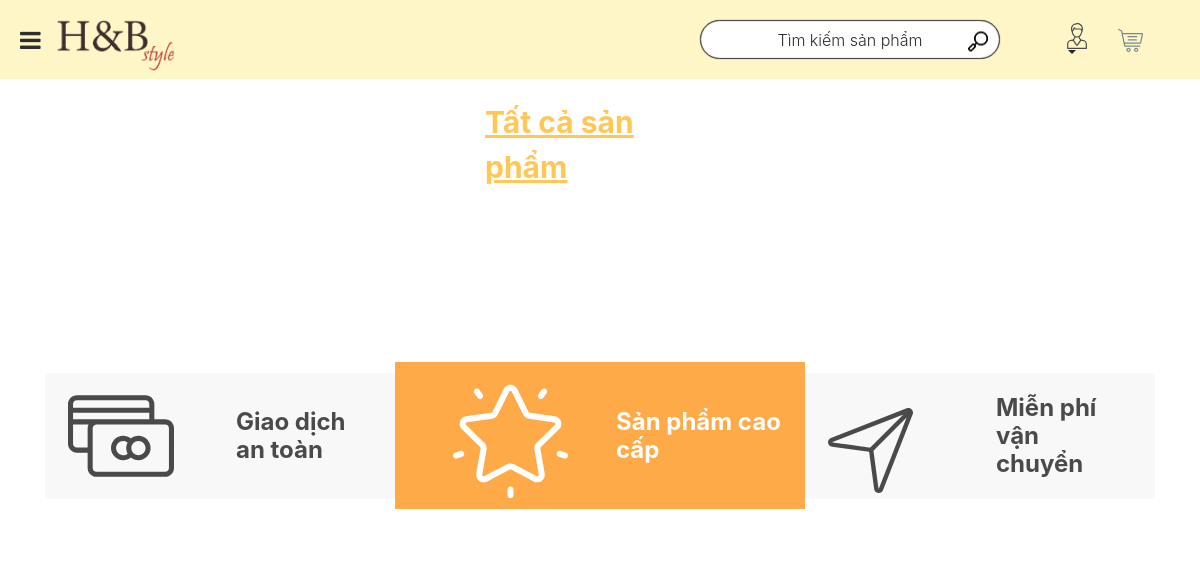
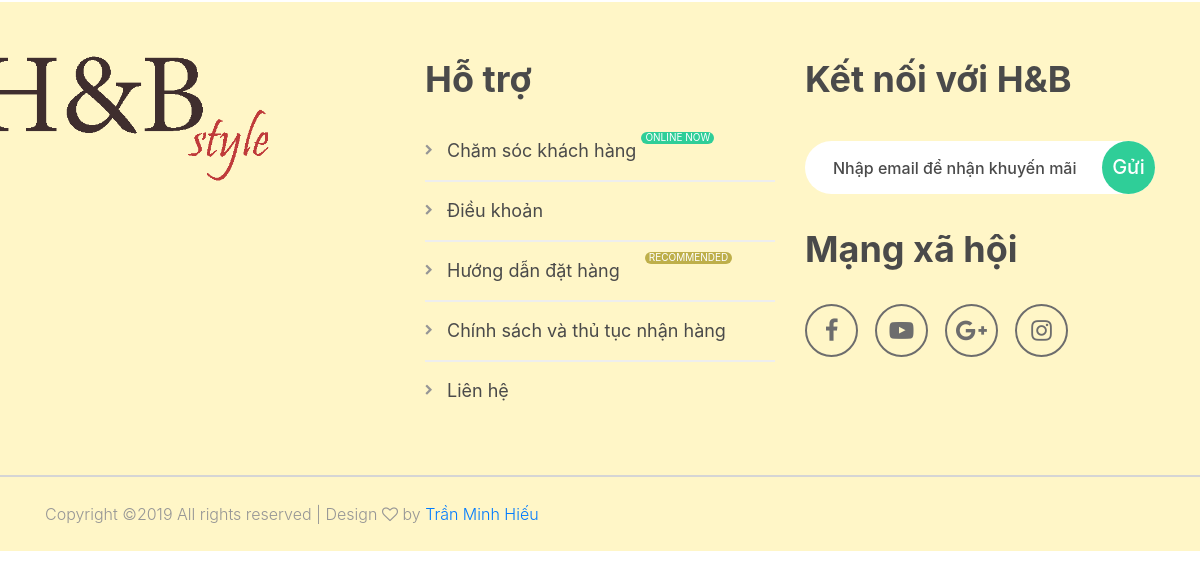
The page /index.php?pg=32 on the database as committed earlier (2 pictures, top to bottom).
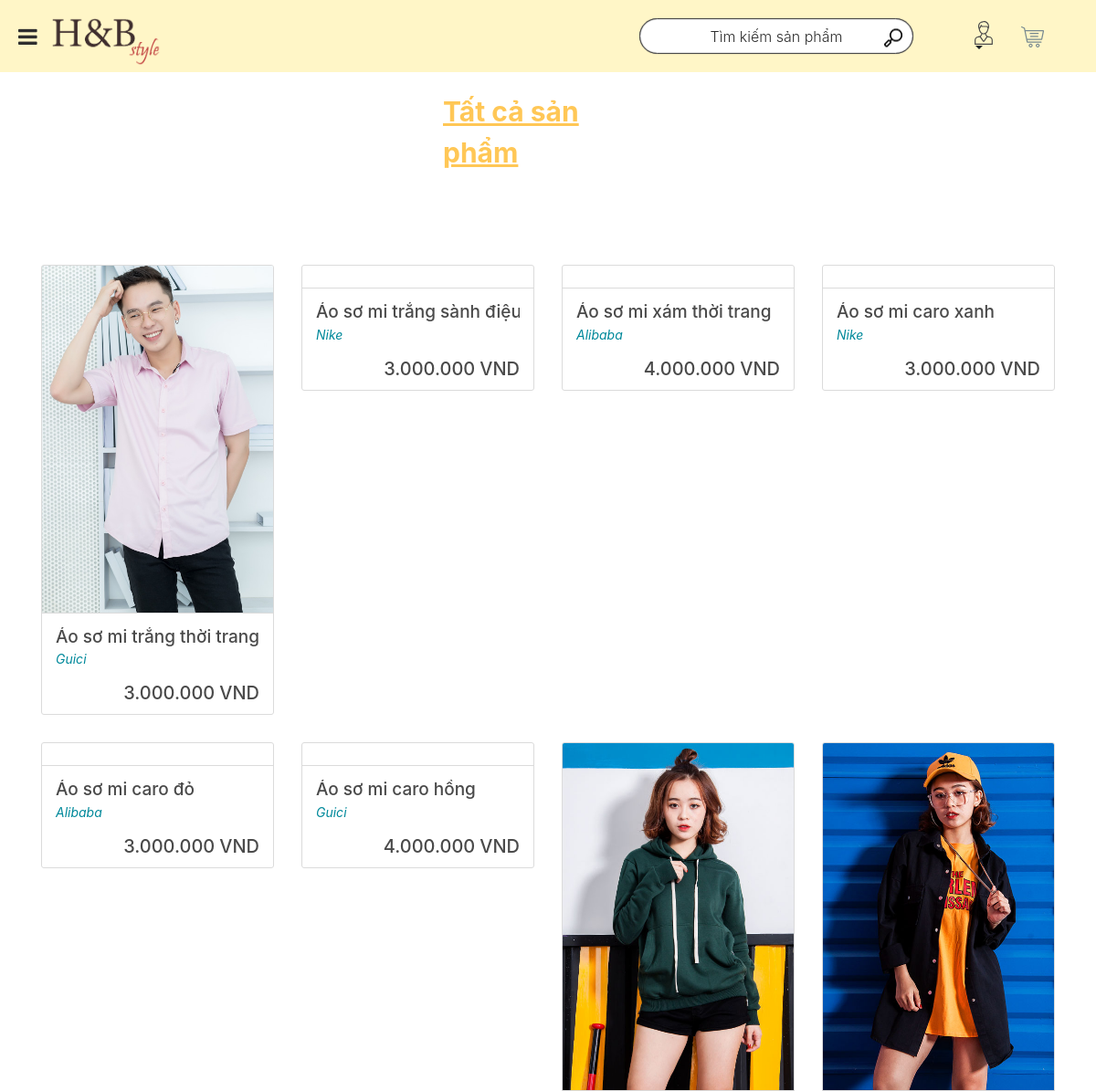
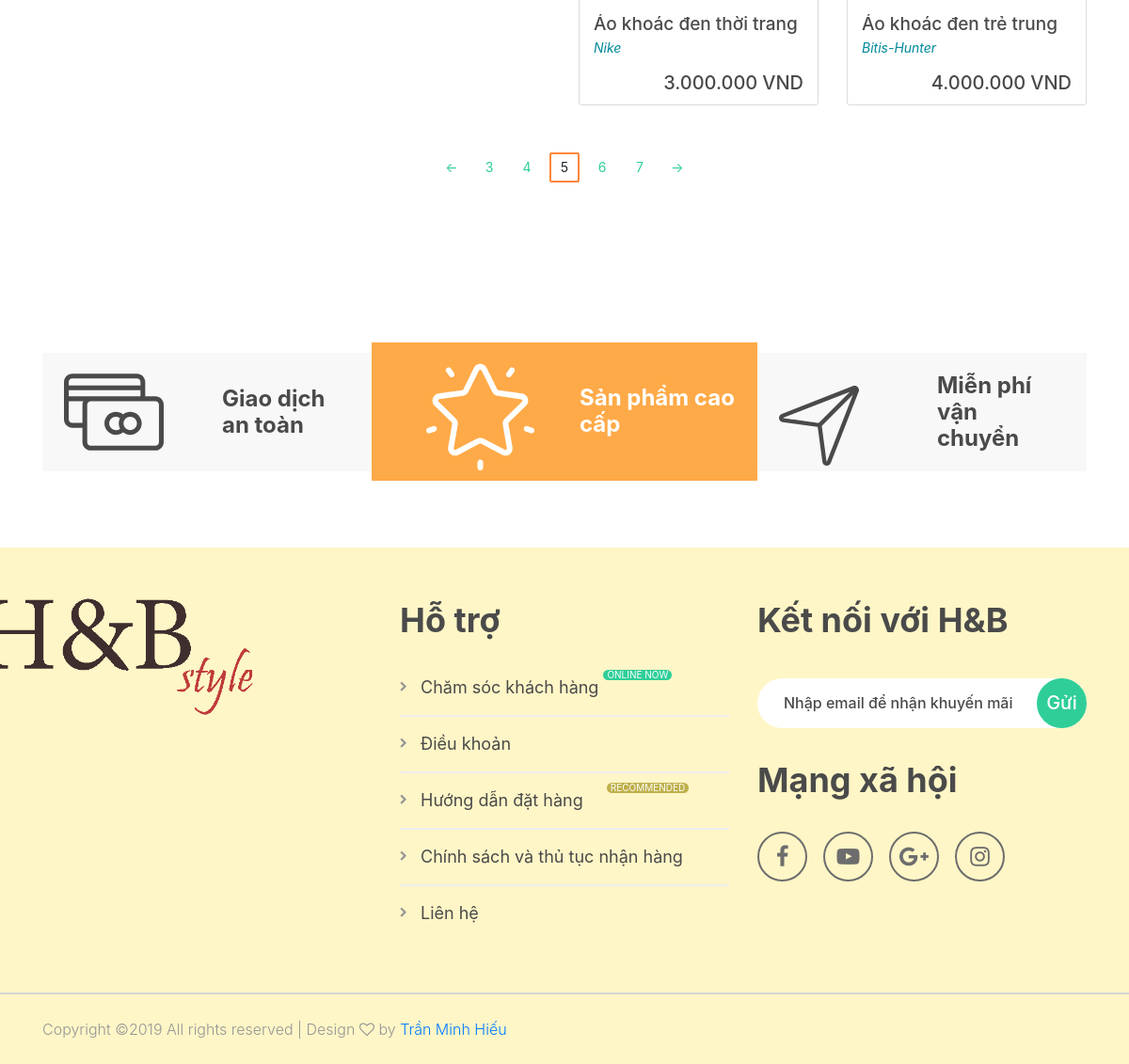
The same page on the database as committed later (2 pictures, top to bottom).
### tables this page shows
CREATE TABLE `sanpham` (
  `MA` int(11) NOT NULL,
  `TEN_SANPHAM` varchar(50) NOT NULL,
  `THUONGHIEU` varchar(40) NOT NULL,
  `GIA` int(11) NOT NULL,
  `GIA_CU` int(11) NOT NULL,
  `MA_LOAI` varchar(15) NOT NULL,
  `ANH` text NOT NULL,
  `ANH_CHI_TIET` text NOT NULL,
  `SO_LUONG` int(13) NOT NULL
);

### load_trangchu.php (the view, shortened to what this page needs)
<?php
     $page = (isset($_GET['pg']) == true) ? $_GET['pg'] : 0;
     $conn = create_connect();
     $sql = "SELECT * FROM sanpham  LIMIT ".$page." , 8";
	 $result = $conn->query($sql);
	        echo  '<div class="products">
			             <div class="container">
			             <div style=" width:230px;margin:100px auto;font-size:30px;color:#FFC756;"><b><u>Tất cả sản phẩm</u></b></div>
			             ';
                if ($result->num_rows > 0) {
				    echo '<div class="row products_row">';
                    while($row = $result->fetch_assoc()) {
                        echo '<a href="product.php?idsanpham='.$row['MA'].'">
					<div class="col-xl-3 col-md-4">
						<div class="product">
							<div class="product_image"><img src="images/'.$row['ANH'].'" alt=""></div>
							<div class="product_content">
								<div class="info_sanpham">
									<div>
										<div>
											<div class="product_name"><a href="product.php?idsanpham='.$row['MA'].'"><div class="label">'.$row['TEN_SANPHAM'].'</div></a></div>
											<div class="thuonghieu"><a href="#">'.$row['THUONGHIEU'].'</a></div>
										</div>
									</div>
									   <div class="gia">
										<div class="product_price text-right"><span>'.str_replace(",",".",number_format($row['GIA'])).'</span>VND</div>
								        </div>
                                </div>
							</div>
						</div>
					</div>
                    </a>';
                        }
                     if($page/8 > 2){
                     $trangbatdau = ($page/8)-2;
                     }
                     else{
                        $trangbatdau = 0;
                     }
 	                   echo '</div>
                            <div class="row page_nav_row_1">
                            <div class="col">
                                <div class="page_nav_1">
                                    <ul class="d-flex flex-row align-items-start justify-content-center"><li><a href="index.php?pg='.($page-8).'"><-</a></li>';
                                        for($i = $trangbatdau; $i < ($trangbatdau+5) ; $i++){
                                            $vitri = ($i * 8);
                                            if($page == $vitri){
                                                echo '<li class="active"><a>' . ($i+1) . '</a></li>';
                                            }
                                            else{
                                                echo '<li><a href="index.php?pg='.$vitri.'">' . ($i+1) . '</a></li>';
                                            }
                                        }
                                    echo '<li><a href="index.php?pg='.($page+8).'">-></a></li></ul>
                                </div>
                            </div>
                        </div>
                         </div>
                    </div>';
                }
?>

### index.php (shortened to what this page needs)
<?php
        $formdangnhap = (isset($_GET['form_dangnhap'])) ? $formdangnhap = $_GET['form_dangnhap'] : null;
        $formdangky = (isset($_GET['form_dangky'])) ? $formdangky = $_GET['form_dangky'] : null;
        $form = (isset($_GET['form'])) ? $form = $_GET['form'] : null;
?>
<!DOCTYPE html>
<html lang="en">
<head>
<link rel="stylesheet" type="text/css" href="styles/bootstrap-4.1.2/bootstrap.min.css">
<link href="plugins/font-awesome-4.7.0/css/font-awesome.min.css" rel="stylesheet" type="text/css">
<link rel="stylesheet" type="text/css" href="plugins/OwlCarousel2-2.2.1/owl.carousel.css">
<link rel="stylesheet" type="text/css" href="plugins/OwlCarousel2-2.2.1/owl.theme.default.css">
<link rel="stylesheet" type="text/css" href="plugins/OwlCarousel2-2.2.1/animate.css">
<link rel="stylesheet" type="text/css" href="styles/main_styles.css">
<link rel="stylesheet" type="text/css" href="styles/responsive.css">
<link rel="stylesheet" type="text/css" href="vendor/bootstrap/css/bootstrap.min.css">
</head>
<body>
    <?php include('header.php'); ?>
   <div class="super_container_inner" id="ok3conde">
       <?php
       if($formdangnhap && $check_login != 'true') include('dangnhap.php');
       else if($formdangky) include('dangky.php');
       else if($form == 'sanpham')  include('loadsanpham.php');
       else {
    include('load_trangchu.php');
     }
       ?>
    </div>
    <?php
        include('feature.php');
        include('footer.php'); ?>
</body>
</html>

### header.php (shortened to what this page needs)
<div class="super_container">
	<header class="header">
		<div class="header_content d-flex flex-row align-items-center justify-content-start">
			<div class="hamburger"><i class="fa fa-bars" aria-hidden="true"></i></div>
			<div class="logo">
				<a href="#">
					<div class="d-flex flex-row align-items-center justify-content-start">
						<div style="padding-top: 12px"><a href="index.php"><img src="images/logohbshop.png" alt="" width="120px"></a></div>
					</div>
				</a>
			</div>
			<div class="header_right d-flex flex-row align-items-center justify-content-start ml-auto">
				<div class="header_search">
					<form action="#" method="get" onSubmit="return laySPTimKiem(this)" id="header_search_form">
						<input type="text" class="search_input" placeholder="Tìm kiếm sản phẩm" id="dl_timkiem" name="dl_timkiem" required="required">
						<button class="header_search_button"><img src="images/search.png" alt=""></button>
					</form>
				</div>
                <div class="dropdown">
				<div class="user dropdown-toggle" data-toggle="dropdown"><a href="#"><div><img src="images/user.svg" alt="https://www.flaticon.com/authors/freepik"></div></a></div>
                </div>
				<div class="cart"><a href="cart.php"><div><img class="svg" src="images/cart.svg" alt="https://www.flaticon.com/authors/freepik"></div></a></div>
			</div>
		</div>
	</header>
</div>

### feature.php
<div class="features">
	<div class="container">
		<div class="row">
			<div class="col-lg-4 feature_col">
				<div class="feature d-flex flex-row align-items-start justify-content-start">
					<div class="feature_left">
						<div class="feature_icon"><img src="images/icon_1.svg" alt=""></div>
					</div>
					<div class="feature_right d-flex flex-column align-items-start justify-content-center">
						<div class="feature_title">Giao dịch an toàn</div>
					</div>
				</div>
			</div>
			<div class="col-lg-4 feature_col">
				<div class="feature d-flex flex-row align-items-start justify-content-start">
					<div class="feature_left">
						<div class="feature_icon ml-auto mr-auto"><img src="images/icon_2.svg" alt=""></div>
					</div>
					<div class="feature_right d-flex flex-column align-items-start justify-content-center">
						<div class="feature_title">Sản phẩm cao cấp</div>
					</div>
				</div>
			</div>
			<div class="col-lg-4 feature_col">
				<div class="feature d-flex flex-row align-items-start justify-content-start">
					<div class="feature_left">
						<div class="feature_icon"><img src="images/icon_3.svg" alt="" style="max-width: 80%;"></div>
					</div>
					<div class="feature_right d-flex flex-column align-items-start justify-content-center">
						<div class="feature_title">Miễn phí vận chuyển</div>
					</div>
				</div>
			</div>
		</div>
	</div>
</div>

### footer.php
<footer class="footer">
			<div class="footer_content">
				<div class="container">
					<div class="row">
						<div class="col-lg-4 footer_col">
							<div class="footer_about">
								<div class="footer_logo">
									<a href="index.php">
										<div class="d-flex flex-row align-items-center justify-content-start">
											<div class="footer_logo_icon"><img src="images/logohbshop.png" alt=""></div>
										</div>
									</a>
								</div>
							</div>
						</div>
						<div class="col-lg-4 footer_col">
							<div class="footer_menu">
								<div class="footer_title">Hỗ trợ</div>
								<ul class="footer_list">
									<li>
										<a href="#"><div>Chăm sóc khách hàng<div class="footer_tag_1">online now</div></div></a>
									</li>
									<li>
										<a href="#"><div>Điều khoản</div></a>
									</li>
									<li>
										<a href="#"><div>Hướng dẫn đặt hàng<div class="footer_tag_2">recommended</div></div></a>
									</li>
									<li>
										<a href="#"><div>Chính sách và thủ tục nhận hàng</div></a>
									</li>
									<li>
										<a href="#"><div>Liên hệ</div></a>
									</li>
								</ul>
							</div>
						</div>
						<div class="col-lg-4 footer_col">
							<div class="footer_contact">
								<div class="footer_title">Kết nối với H&B</div>
								<div class="newsletter">
									<form action="#" id="newsletter_form" class="newsletter_form">
										<input type="email" class="newsletter_input" placeholder="Nhập email để nhận khuyến mãi" required="required">
										<button class="newsletter_button">Gửi</button>
									</form>
								</div>
								<div class="footer_social">
									<div class="footer_title">Mạng xã hội</div>
									<ul class="footer_social_list d-flex flex-row align-items-start justify-content-start">
										<li><a href="#"><i class="fa fa-facebook" aria-hidden="true"></i></a></li>
										<li><a href="#"><i class="fa fa-youtube-play" aria-hidden="true"></i></a></li>
										<li><a href="#"><i class="fa fa-google-plus" aria-hidden="true"></i></a></li>
										<li><a href="#"><i class="fa fa-instagram" aria-hidden="true"></i></a></li>
									</ul>
								</div>
							</div>
						</div>
					</div>
				</div>
			</div>
			<div class="footer_bar">
				<div class="container">
					<div class="row">
						<div class="col">
							<div class="footer_bar_content d-flex flex-md-row flex-column align-items-center justify-content-start">
								<div class="copyright order-md-1 order-2">
Copyright &copy;<script>document.write(new Date().getFullYear());</script> All rights reserved | Design <i class="fa fa-heart-o" aria-hidden="true"></i> by <a href="https://colorlib.com" target="_blank">Trần Minh Hiếu</a>
</div>
							</div>
						</div>
					</div>
				</div>
			</div>
		</footer>

### styles/responsive.css (style rules this page uses)
@media only screen and (max-width: 1780px) { .search_input { width: 280px; } }
@media only screen and (max-width: 1600px) { .search_input { width: 210px; } }
@media only screen and (max-width: 1600px) { .header_search { margin-right: 47px; } }
@media only screen and (max-width: 1440px) { .cart a > div { width: 25px; height: 25px; } }
@media only screen and (max-width: 1440px) { .user a > div { width: 26px; height: 26px; } }
@media only screen and (max-width: 1440px) { .header_search { margin-right: 39px; } }
@media only screen and (max-width: 1440px) { .hamburger { display: block; } }
@media only screen and (max-width: 1440px) { .search_input { width: 300px; } }

Rows that differ between the two databases and show on the page:
added sanpham: ANH (picture), TEN_SANPHAM "Áo sơ mi trắng thời trang", THUONGHIEU "Guici", GIA "3.000.000"
added sanpham: TEN_SANPHAM "Áo sơ mi trắng sành…", THUONGHIEU "Nike", GIA "3.000.000"
added sanpham: TEN_SANPHAM "Áo sơ mi xám thời trang", THUONGHIEU "Alibaba", GIA "4.000.000"
added sanpham: TEN_SANPHAM "Áo sơ mi caro xanh", THUONGHIEU "Nike", GIA "3.000.000"
added sanpham: TEN_SANPHAM "Áo sơ mi caro đỏ", THUONGHIEU "Alibaba", GIA "3.000.000"
added sanpham: TEN_SANPHAM "Áo sơ mi caro hồng", THUONGHIEU "Guici", GIA "4.000.000"
added sanpham: ANH (picture), TEN_SANPHAM "Áo khoác đen thời trang", THUONGHIEU "Nike", GIA "3.000.000"
added sanpham: ANH (picture), TEN_SANPHAM "Áo khoác đen trẻ trung", THUONGHIEU "Bitis-Hunter", GIA "4.000.000"
Other text that changed with them:
new list line: "3"
new list line: "4"
new list line: "5"
new list line: "6"
new list line: "7"
